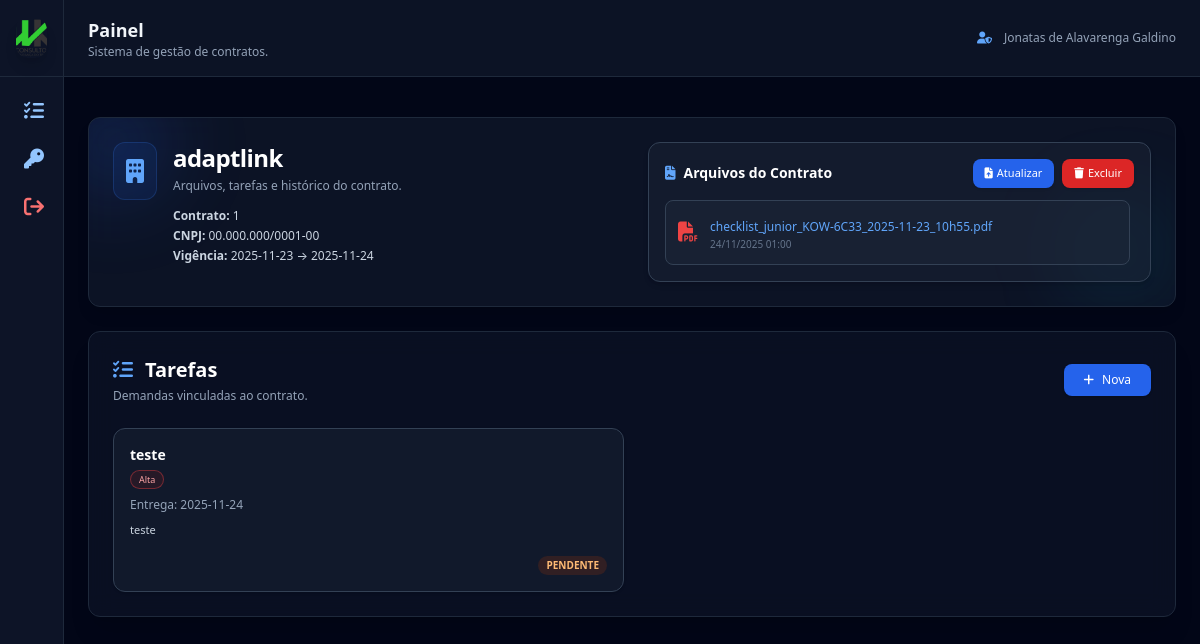
The page /contract/1 (signed in) on the database as committed earlier.
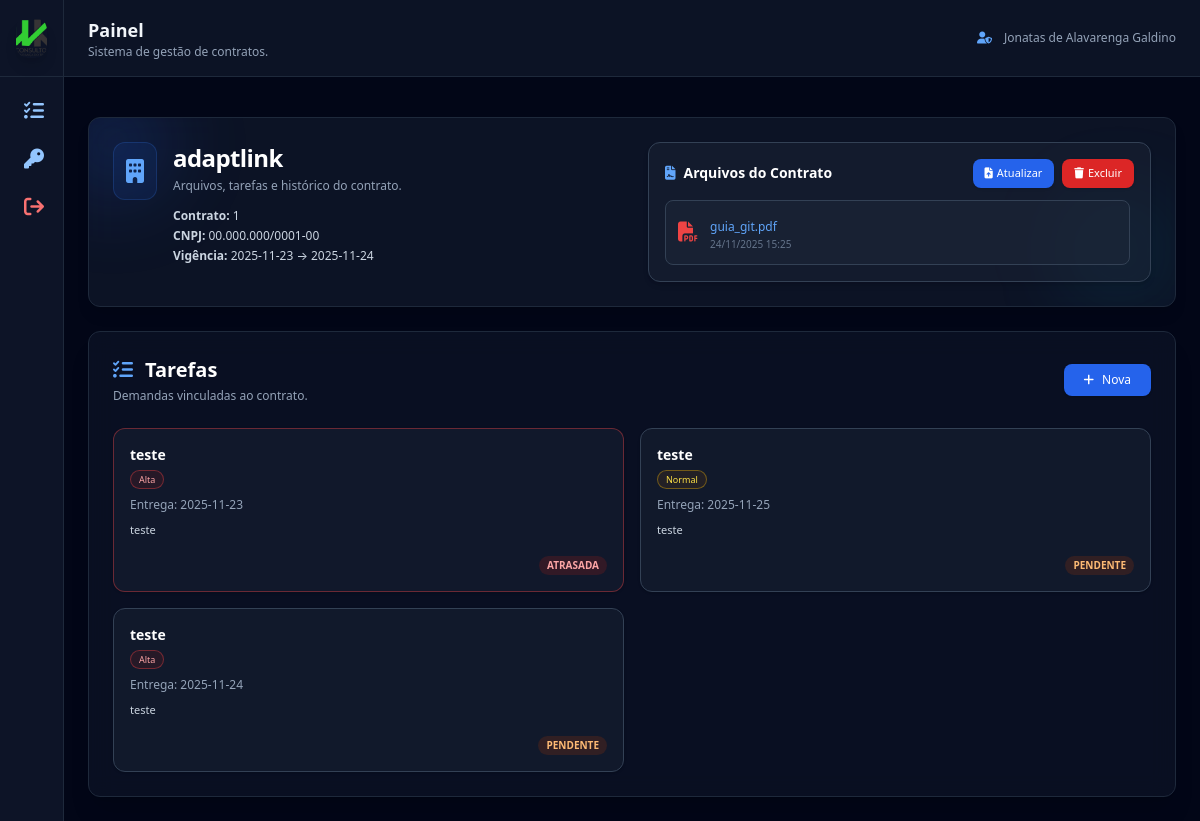
The same page on the database as committed later.
### app.py (models this page shows, shortened)
class User(UserMixin, db.Model):
    id = db.Column(db.Integer, primary_key=True)
    name = db.Column(db.String(120))
    email = db.Column(db.String(120), unique=True)
    password = db.Column(db.String(255))
    role = db.Column(db.String(20))

class Company(db.Model):
    id = db.Column(db.Integer, primary_key=True)
    name = db.Column(db.String(120))
    cnpj = db.Column(db.String(20))
    created_at = db.Column(db.DateTime, default=datetime.utcnow)
    active = db.Column(db.Boolean, default=True)

class Contract(db.Model):
    id = db.Column(db.Integer, primary_key=True)
    company_id = db.Column(db.Integer, db.ForeignKey("company.id"))
    description = db.Column(db.Text)
    start_date = db.Column(db.String(20))
    end_date = db.Column(db.String(20))
    active = db.Column(db.Boolean, default=True)
    company = db.relationship("Company")

class ContractFile(db.Model):
    id = db.Column(db.Integer, primary_key=True)
    contract_id = db.Column(db.Integer, db.ForeignKey("contract.id"))
    file_path = db.Column(db.String(255))
    uploaded_at = db.Column(db.DateTime, default=datetime.utcnow)

class Task(db.Model):
    id = db.Column(db.Integer, primary_key=True)
    contract_id = db.Column(db.Integer, db.ForeignKey("contract.id"))
    title = db.Column(db.String(120))
    description = db.Column(db.Text)
    due_date = db.Column(db.String(20))
    priority = db.Column(db.String(20), default="Normal")
    status = db.Column(db.String(20), default="pendente")
    contract = db.relationship("Contract")

### app.py (the view)
@app.route("/contract/<int:id>")
@login_required
def contract_view(id):
    contr = Contract.query.get_or_404(id)
    files = ContractFile.query.filter_by(contract_id=id).all()
    tasks = Task.query.filter_by(contract_id=id).order_by(Task.id.desc()).all()
    for t in tasks:
        if isinstance(t.due_date, str):
            try:
                t.due_date = datetime.strptime(t.due_date, "%Y-%m-%d").date()
            except:
                t.due_date = None
    return render_template(
        "contract_view.html",
        contract=contr,
        files=files,
        tasks=tasks,
        now=datetime.utcnow
    )

### app.py (called while the page is built, shortened)
@login_manager.user_loader
def load_user(user_id):
    return User.query.get(int(user_id))

@app.before_request
def criar_admin_automatico():
    admin = User.query.filter_by(email="admin@admin.com").first()

### templates/contract_view.html (shortened to what this page needs)
{% extends "base.html" %}
{% block content %}
<section class="mb-6 relative">
  <div class="rounded-xl p-6 bg-slate-900/80 shadow-lg border border-slate-800
              backdrop-blur-xl overflow-hidden relative">
    <div class="absolute -top-8 -left-8 w-28 h-28 bg-blue-600/20 blur-2xl rounded-full"></div>
    <div class="absolute bottom-0 right-0 w-28 h-28 bg-cyan-500/10 blur-2xl rounded-full"></div>
    <div class="relative grid grid-cols-1 lg:grid-cols-2 gap-8 items-start">
      <div class="flex items-start gap-4">
        <div class="p-3 bg-blue-600/10 rounded-xl border border-blue-500/20">
          <i class="fa-solid fa-building text-blue-400 text-2xl"></i>
        </div>
        <div>
          <h1 class="text-2xl font-bold text-white tracking-tight">
            {{ contract.company.name }}
          </h1>
          <p class="text-slate-400 text-xs mt-1">
            Arquivos, tarefas e histórico do contrato.
          </p>
          <div class="mt-3 text-slate-300 text-xs leading-5">
            <p><strong>Contrato:</strong> {{ contract.id }}</p>
            <p><strong>CNPJ:</strong> {{ contract.company.cnpj }}</p>
            <p><strong>Vigência:</strong> {{ contract.start_date }} → {{ contract.end_date }}</p>
          </div>
        </div>
      </div>
      <div class="bg-slate-800/40 border border-slate-700 rounded-xl p-4 shadow-md">
        <div class="flex items-center justify-between mb-3">
          <h2 class="text-sm font-semibold text-white flex items-center gap-2">
            <i class="fa-solid fa-file-contract text-blue-400"></i>
            Arquivos do Contrato
          </h2>
          {% if files|length > 0 %}
          <div class="flex items-center gap-2">
            <button onclick="abrirModalAtualizar()"
                    class="px-3 py-1.5 bg-blue-600 hover:bg-blue-700 text-white text-[11px] rounded-lg shadow flex items-center gap-1">
              <i class="fa-solid fa-file-arrow-up"></i>
              Atualizar
            </button>
            <form method="POST" action="/contract/file/delete/{{ files[0].id }}"
                  onsubmit="return confirm('Tem certeza que deseja excluir o arquivo?');">
              <button class="px-3 py-1.5 bg-red-600 hover:bg-red-700 text-white text-[11px] rounded-lg shadow flex items-center gap-1">
                <i class="fa-solid fa-trash"></i>
                Excluir
              </button>
            </form>
          </div>
          {% endif %}
        </div>
        {% if files|length == 0 %}
          <div class="text-center border border-dashed border-slate-600 rounded-lg p-4 bg-slate-900/40">
            <p class="text-slate-300 text-xs mb-3">Nenhum arquivo enviado ainda.</p>
            <form method="POST" action="/contract/{{ contract.id }}/upload"
                  enctype="multipart/form-data">
              <label class="w-full py-4 flex flex-col items-center justify-center
                            border border-dashed border-slate-500 bg-slate-900/40 rounded-lg
                            cursor-pointer hover:bg-slate-900/70 transition">
                <i class="fa-solid fa-upload text-xl text-slate-400 mb-1"></i>
                <span class="text-[11px] text-slate-300">Selecionar arquivo</span>
                <input type="file" name="file" class="hidden" required>
              </label>
              <button class="mt-3 w-full px-4 py-2 bg-blue-600 hover:bg-blue-700
                             text-white text-xs rounded-lg shadow">
                Enviar
              </button>
            </form>
          </div>
        {% else %}
          <div class="space-y-2 max-h-40 overflow-y-auto pr-1">
            {% for f in files %}
            <div class="flex items-center justify-between p-3 rounded-lg border border-slate-700 bg-slate-800/50">
              <div class="flex items-center gap-3">
                <i class="fa-solid fa-file-pdf text-red-500 text-xl"></i>
                <div>
                  <a href="/{{ f.file_path }}" target="_blank"
                     class="text-blue-400 text-xs hover:underline">
                    {{ f.file_path.split('/')[-1] }}
                  </a>
                  <p class="text-[10px] text-slate-500">
                    {{ f.uploaded_at.strftime('%d/%m/%Y %H:%M') }}
                  </p>
                </div>
              </div>
            </div>
            {% endfor %}
          </div>
        {% endif %}
      </div>
    </div>
  </div>
</section>
<section class="bg-slate-900/60 backdrop-blur-md border border-slate-800 rounded-xl p-6 shadow-xl">
  <div class="flex items-center justify-between mb-6">
    <div>
      <h2 class="text-xl font-semibold text-white flex items-center gap-3">
        <i class="fa-solid fa-list-check text-blue-400"></i>
        Tarefas
      </h2>
      <p class="text-xs text-slate-400 mt-1">Demandas vinculadas ao contrato.</p>
    </div>
    <button onclick="abrirModalNovaTarefa()"
      class="px-5 py-2 bg-blue-600 hover:bg-blue-700 text-white text-xs rounded-lg shadow flex items-center gap-2">
      <i class="fa-solid fa-plus"></i> Nova
    </button>
  </div>
  {% if tasks|length == 0 %}
    <p class="text-slate-400 text-xs">Nenhuma tarefa registrada.</p>
  {% else %}
    <div class="grid grid-cols-1 md:grid-cols-2 xl:grid-cols-3 gap-4">
      {% for t in tasks %}
        {% set atrasada = (t.status == 'pendente' and t.due_date < now().date()) %}
        <div class="p-4 rounded-xl border shadow bg-slate-800/40 min-h-[150px]
                    {% if atrasada %} border-red-500/40 bg-red-900/10
                    {% elif t.status == 'concluída' %} border-emerald-500/40 bg-emerald-900/10
                    {% else %} border-slate-700 {% endif %}">
          <div class="flex flex-col justify-between h-full">
            <div>
              <p class="text-white font-semibold text-sm">{{ t.title }}</p>
              <span class="text-[9px] px-2 py-0.5 rounded-full border mt-1 inline-block
                           {% if t.priority == 'Alta' %}
                             border-red-500/40 bg-red-900/20 text-red-300
                           {% elif t.priority == 'Baixa' %}
                             border-blue-500/40 bg-blue-900/20 text-blue-300
                           {% else %}
                             border-yellow-500/40 bg-yellow-900/20 text-yellow-300
                           {% endif %}">
                {{ t.priority }}
              </span>
              <p class="text-xs text-slate-400 mt-2">Entrega: {{ t.due_date }}</p>
              {% if t.description %}
                <p class="text-slate-300 text-[11px] mt-2 leading-relaxed">{{ t.description }}</p>
              {% endif %}
            </div>
            <div class="mt-3 text-right space-y-1">
              {% if t.status == 'pendente' %}
                {% if atrasada %}
                  <span class="inline-block text-[10px] px-2 py-0.5 rounded-full bg-red-900/30 text-red-300 font-semibold">
                    ATRASADA
                  </span>
                {% else %}
                  <span class="inline-block text-[10px] px-2 py-0.5 rounded-full bg-orange-900/30 text-orange-300 font-semibold">
                    PENDENTE
                  </span>
                {% endif %}
              {% endif %}
            </div>
          </div>
        </div>
      {% endfor %}
    </div>
  {% endif %}
</section>
{% endblock %}

### templates/base.html (shortened to what this page needs)
<!doctype html>
<html lang="pt-BR" class="h-full">
<head>
  <script src="https://cdn.tailwindcss.com"></script>
  <link rel="stylesheet"
        href="https://cdnjs.cloudflare.com/ajax/libs/font-awesome/6.5.0/css/all.min.css"/>
</head>
<body class="h-full bg-slate-950 text-slate-100">
<div class="min-h-screen flex">
  <aside
    class="group fixed top-0 left-0 h-full
           bg-slate-900/90 border-r border-slate-800
           flex flex-col transition-all duration-300
           w-16 hover:w-56 overflow-hidden z-50">
      <div class="p-4 border-b border-slate-800 flex items-center gap-3">
          <img src="{{ url_for('static', filename='logo.png') }}"
               class="w-10 h-10 rounded-xl object-cover shadow-lg">
      </div>
      <nav class="flex-1 p-3 space-y-1 text-sm">
        {% if current_user.is_authenticated %}
        {% if current_user.role == 'admin' %}
        <a href="{{ url_for('dashboard') }}"
           class="flex items-center gap-3 px-3 py-2 rounded-lg hover:bg-slate-800/80 transition">
          <i class="fa-solid fa-gauge-high text-blue-400 text-xl"></i>
          <span class="opacity-0 group-hover:opacity-100 transition duration-300 whitespace-nowrap">
            Dashboard
          </span>
        </a>
        <p class="text-[11px] text-slate-500 font-semibold tracking-wide mt-5 ml-3
                  opacity-0 group-hover:opacity-100 transition duration-300">
          Administração
        </p>
        <a href="/contracts"
           class="flex items-center gap-3 px-3 py-2 rounded-lg hover:bg-slate-800/80 transition">
          <i class="fa-regular fa-folder-open text-blue-300 text-xl"></i>
          <span class="opacity-0 group-hover:opacity-100 transition duration-300 whitespace-nowrap">
            Contratos
          </span>
        </a>
        <a href="/atividades"
           class="flex items-center gap-3 px-3 py-2 rounded-lg hover:bg-slate-800/80 transition">
          <i class="fa-solid fa-list-check text-blue-300 text-xl"></i>
          <span class="opacity-0 group-hover:opacity-100 transition duration-300 whitespace-nowrap">
            Atividades
          </span>
        </a>
        <a href="/colaboradores"
           class="flex items-center gap-3 px-3 py-2 rounded-lg hover:bg-slate-800/80 transition">
          <i class="fa-solid fa-users text-blue-300 text-xl"></i>
          <span class="opacity-0 group-hover:opacity-100 transition duration-300 whitespace-nowrap">
            Colaboradores
          </span>
        </a>
        <p class="text-[11px] text-slate-500 font-semibold tracking-wide mt-4 ml-3
                  opacity-0 group-hover:opacity-100 transition duration-300">
          Configurações
        </p>
        <a href="/administradores"
           class="flex items-center gap-3 px-3 py-2 rounded-lg hover:bg-slate-800/80 transition">
          <i class="fa-solid fa-user-shield text-blue-300 text-xl"></i>
          <span class="opacity-0 group-hover:opacity-100 transition duration-300 whitespace-nowrap">
            Administradores
          </span>
        </a>
        {% else %}
        <a href="/painel-colaborador"
           class="flex items-center gap-3 px-3 py-2 rounded-lg hover:bg-slate-800/80 transition">
          <i class="fa-solid fa-list-check text-blue-300 text-xl"></i>
        </a>
        <button
           onclick="abrirModalSenha()"
           class="w-full flex items-center gap-3 px-3 py-2 rounded-lg hover:bg-slate-800/80 transition">
          <i class="fa-solid fa-key text-blue-300 text-xl"></i>
        </button>
        {% endif %}
        {% endif %}
        <a href="/logout"
           class="flex items-center gap-3 px-3 py-2 rounded-lg hover:bg-red-900/40 text-red-400 mt-6 transition">
          <i class="fa-solid fa-arrow-right-from-bracket text-red-400 text-xl"></i>
        </a>
      </nav>
  </aside>
  <main class="flex-1 ml-16 group-hover:ml-56 transition-all duration-300">
    <header class="border-b border-slate-800 bg-slate-900/80 backdrop-blur">
      <div class="max-w-7xl mx-auto px-6 py-4 flex items-center justify-between">
        <div>
          <h2 class="text-lg font-semibold">{{ page_title or 'Painel' }}</h2>
          <p class="text-xs text-slate-400">Sistema de gestão de contratos.</p>
        </div>
        {% if current_user.is_authenticated %}
        <div class="flex items-center gap-3 text-xs text-slate-400">
          <i class="fa-solid fa-user-shield text-blue-400"></i>
          {{ current_user.name }}
        </div>
        {% endif %}
      </div>
    </header>
    <div class="max-w-7xl mx-auto px-6 pt-4">
    </div>
    <section class="max-w-7xl mx-auto px-6 py-6">
      {% block content %}{% endblock %}
    </section>
  </main>
</div>
</body>
</html>

### templates/base.html (style rules this page uses)
body { font-family: system-ui, -apple-system, BlinkMacSystemFont, "Inter", sans-serif; }

Rows that differ between the two databases and show on the page:
removed ContractFile: file_path "checklist_junior_KOW-6C33_2025-11-23_10h55.pdf", uploaded_at "24/11/2025 01:00"
added ContractFile: file_path "guia_git.pdf", uploaded_at "24/11/2025 15:25"
added Task: title "teste", priority "Alta", due_date "2025-11-23", description "teste", status "ATRASADA"
added Task: title "teste", priority "Normal", due_date "2025-11-25", description "teste", status "PENDENTE"
